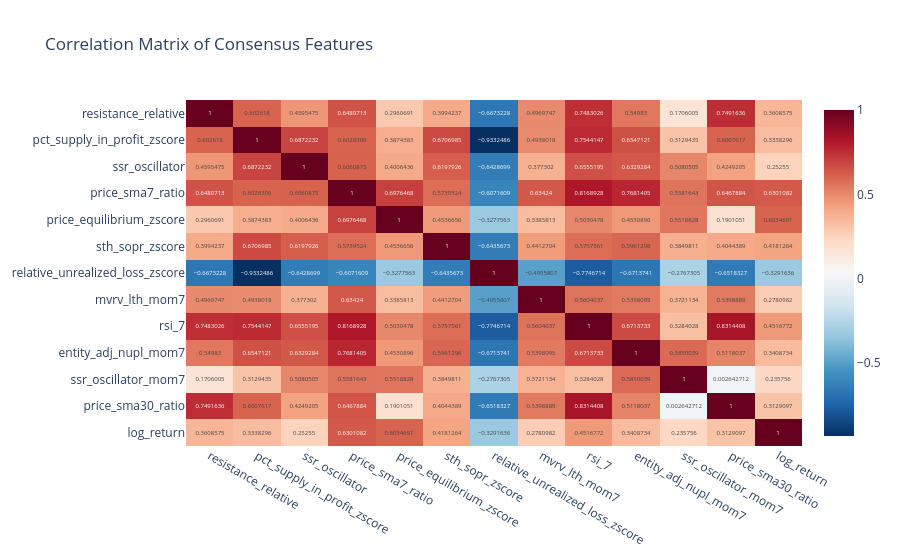

Here is the notebook cell this chart was saved with:
### Code cell
selected_features = model.select_features(correlation_threshold=0.2, min_consensus=3)
selected_features

### Figure 1 — Plotly figure (JSON) as saved in the notebook; plotly's stock layout.template omitted (floating-point values rounded to 4 significant figures; data arrays with more than 128 entries replaced by an {"elided": "..."} marker saying what was removed)
{"data": [{"coloraxis": "coloraxis", "hovertemplate": "x: %{x}<br>y: %{y}<br>color: %{z}<extra></extra>", "name": "0", "texttemplate": "%{z}", "type": "heatmap", "x": ["resistance_relative", "pct_supply_in_profit_zscore", "ssr_oscillator", "price_sma7_ratio", "price_equilibrium_zscore", "sth_sopr_zscore", "relative_unrealized_loss_zscore", "mvrv_lth_mom7", "rsi_7", "entity_adj_nupl_mom7", "ssr_oscillator_mom7", "price_sma30_ratio", "log_return"], "xaxis": "x", "y": ["resistance_relative", "pct_supply_in_profit_zscore", "ssr_oscillator", "price_sma7_ratio", "price_equilibrium_zscore", "sth_sopr_zscore", "relative_unrealized_loss_zscore", "mvrv_lth_mom7", "rsi_7", "entity_adj_nupl_mom7", "ssr_oscillator_mom7", "price_sma30_ratio", "log_return"], "yaxis": "y", "z": {"elided": "13x13 float values"}}], "layout": {"coloraxis": {"colorscale": [[0, "rgb(5,48,97)"], [0.1, "rgb(33,102,172)"], [0.2, "rgb(67,147,195)"], [0.3, "rgb(146,197,222)"], [0.4, "rgb(209,229,240)"], [0.5, "rgb(247,247,247)"], [0.6, "rgb(253,219,199)"], [0.7, "rgb(244,165,130)"], [0.8, "rgb(214,96,77)"], [0.9, "rgb(178,24,43)"], [1, "rgb(103,0,31)"]]}, "title": {"text": "Correlation Matrix of Consensus Features"}, "xaxis": {"anchor": "y", "domain": [0, 1]}, "yaxis": {"anchor": "x", "autorange": "reversed", "domain": [0, 1]}}}
